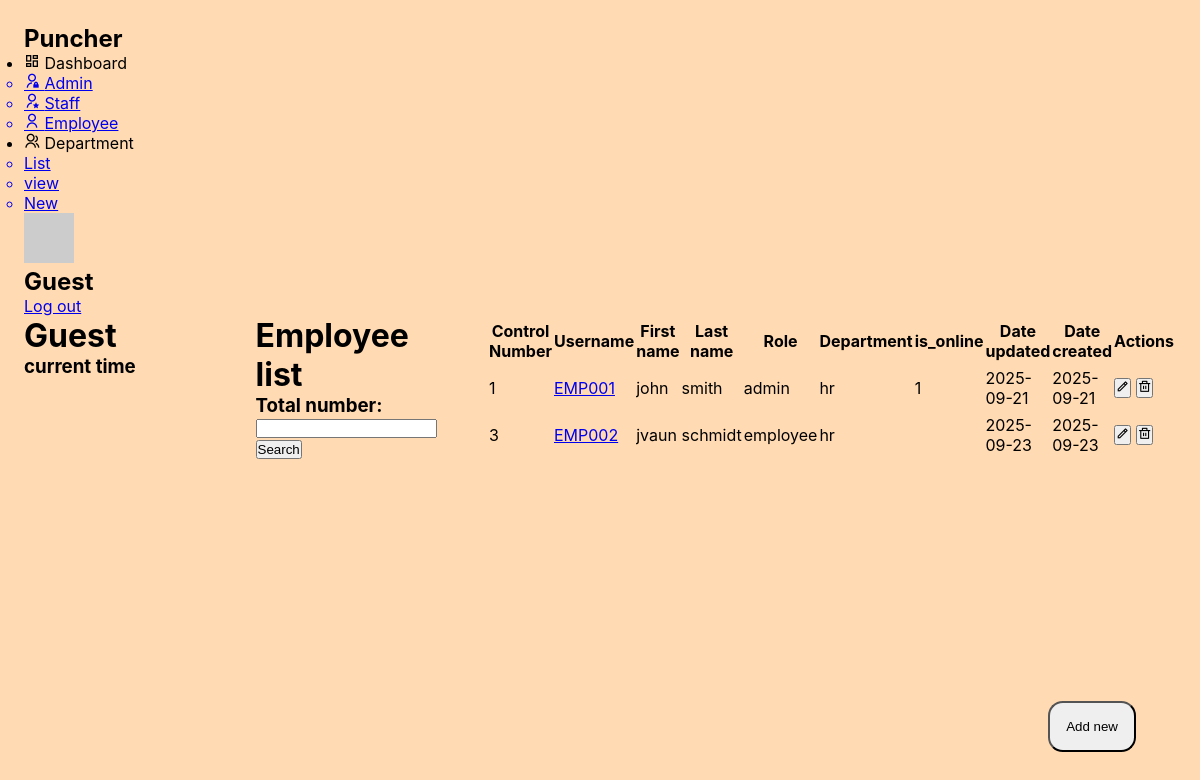
Page /employee/list.php on the committed database.
### tables this page shows
CREATE TABLE `employee` (
  `employee_id` int(11) NOT NULL,
  `employee_usn` varchar(30) DEFAULT NULL,
  `employee_fn` varchar(50) NOT NULL,
  `employee_ln` varchar(20) NOT NULL,
  `employee_role` varchar(11) NOT NULL,
  `employee_dept` varchar(11) NOT NULL,
  `is_online` tinyint(1) DEFAULT NULL,
  `employee_update` date NOT NULL DEFAULT current_timestamp(),
  `employee_create` date NOT NULL DEFAULT current_timestamp()
);

### employee/list.php (the view, shortened to what this page needs)
<?php
include "../components/db.php";
$sql1 = $conn->query("select * from employee");
for ($i = 0; $i < $sql1->columnCount(); $i++) {
    $meta = $sql1->getColumnMeta($i);
    $employee_fields[] = $meta['name'];
}
$labels = [
    "employee_id"     => "Control Number",
    "employee_usn"   => "Username",
    "employee_fn"  => "First name",
    "employee_ln"    => "Last name",
    "employee_role"    => "Role",
    "employee_dept"    => "Department",
    "employee_update"    => "Date updated",
    "employee_create"    => "Date created",
];
$employees = $sql1->fetchAll(PDO::FETCH_ASSOC);
?>
<!DOCTYPE html>
<html lang="en">
<head>
    <link rel="stylesheet" href="../../css/styles.css">
    <link rel="stylesheet" href="https://cdn.jsdelivr.net/npm/remixicon@2.5.0/fonts/remixicon.css">
</head>
<body>
    <div class="container">
        <?php include_once "../components/sidebar.php"?>
        <div class="main">
            <div class="main-content">
                    <h1><?= isset($_SESSION['username']) ? htmlspecialchars($_SESSION['username']) : "Guest"?></h1>
                    <h3>current time</h3>
                </div>
            <div class="employee-list">
                <h1>Employee list</h1>
                <div class="filter">
                    <h3>Total number:</h3>
                    <div class="filter-dialog">
                        <input type="text" name="" id="">
                        <button type="submit">Search</button>
                    </div>
                </div>
            </div>
            <table>
                <tr>
                <?php foreach ($employee_fields as $field): ?>
                    <th>
                        <?= $label = $labels[$field] ?? $field ?>
                    </th>
                <?php endforeach; ?>
                    <th>
                        Actions
                    </th>
                </tr>
                <?php foreach ($employees as $employee): ?>
                    <tr>
                        <td>
                            <?= $employee["employee_id"] ?>
                        </td>
                        <td>
                            <a href="detail.php?usn=<?= $employee["employee_usn"]?>">
                                <?= $employee["employee_usn"] ?>
                            </a>
                        </td>
                        <td>
                            <?= $employee["employee_fn"] ?>
                        </td>
                        <td>
                            <?= $employee["employee_ln"] ?>
                        </td>
                        <td>
                            <?= $employee["employee_role"] ?>
                        </td>
                        <td>
                            <?= $employee["employee_dept"] ?>
                        </td>
                        <td>
                            <?= $employee["is_online"] ?>
                        </td>
                        <td>
                            <?= $employee["employee_update"] ?>
                        </td>
                        <td>
                            <?= $employee["employee_create"] ?>
                        </td>
                        <td>
                            <button>
                                <i class="ri-pencil-line"></i>
                            </button>
                            <button>
                                <i class="ri-delete-bin-line"></i>
                            </button>
                        </td>
                    </tr>
                <?php endforeach; ?>
            </table>
            <div class="button-options">
                <a href="add.php"><button>Add new</button></a>
            </div>
        </div>
    </div>
</body>
</html>

### components/sidebar.php (shortened to what this page needs)
<link rel="stylesheet" href="../css/styles.css">
<nav>
    <h1 class="nav-heading">Puncher</h1>
    <ul class="nav">
        <li class="dashboard">
            <div class="dropdown-heading"><i class="ri-dashboard-line"></i> Dashboard</div>
            <ul>
                <a href="../home/admin.php">
                    <li>
                        <i class="ri-admin-line"></i> Admin
                    </li>
                </a>
                <a href="../home/staff.php">
                    <li>
                        <i class="ri-user-star-line"></i> Staff
                    </li>
                </a>
                <a href="../home/index.php">
                    <li>
                        <i class="ri-user-line"></i> Employee
                    </li>
                </a>
            </ul>
        </li>
        <li class="department">
            <div class="dropdown-heading"><i class="ri-group-line"></i> Department</div>
            <ul>
                <a href="../department/list.php">
                    <li>
                        List
                    </li>
                </a>
                <a href="../department/detail.php">
                    <li>
                        view
                    </li>
                </a>
                <a href="../department/add.php">
                    <li>
                        New
                    </li>
                </a>
            </ul>
        </li>
    </ul>
    <div class="side-account">
        <img src="https://placehold.co/50x50?text=E" alt="profile" srcset="">
        <div class="options">
            <h2><?= isset($_SESSION['firstname']) ? htmlspecialchars($_SESSION['firstname']) : "Guest"?></h2>
            <a href="../accounts/logout.php">Log out</a>
        </div>
    </div>
</nav>

### css/styles.css (style rules this page uses)
:root { --prime-clr: #d49b59; --sec-clr: #cca859; --bg-clr: #ffdab2; --sec-bg-clr: #f2f2f2; --text-clr: #333; --form-clr: #b0b3c5; --success-clr: #4caf50; --error-clr: #c62828; --font-family: 'Inter', system-ui, -apple-system, BlinkMacSystemFont, "Segoe UI", Roboto, "Helvetica Neue", Arial, sans-serif; }
* { padding: 0; margin: 0; box-sizing: border-box; }
body { background-color: var(--bg-clr); font-family: var(--font-family); padding: 24px; margin: 0; min-height: 100vh; background-color: var(--bg-clr); }
.main { display: grid; grid-template-columns: 1fr 1fr 1fr; gap: 24px; max-width: 1200px; margin: 0 auto; }
.button-options { display: flex; flex-direction: column; position: fixed; gap: 1rem; bottom: 2rem; right: 3rem; }
.button-options * { padding: 1rem; border-radius: 2ch; }

### rows in the picture
employee: employee_id "1", employee_usn "EMP001", employee_fn "john", employee_ln "smith", employee_role "admin", employee_dept "hr", is_online "1", employee_update "2025-09-21", employee_create "2025-09-21"
employee: employee_id "3", employee_usn "EMP002", employee_fn "jvaun", employee_ln "schmidt", employee_role "employee", employee_dept "hr", employee_update "2025-09-23", employee_create "2025-09-23"

### other values in the picture
$label = $labels[$field] ?? $field "Control Number"
$label = $labels[$field] ?? $field "Username"
$label = $labels[$field] ?? $field "First name"
$label = $labels[$field] ?? $field "Last name"
$label = $labels[$field] ?? $field "Role"
$label = $labels[$field] ?? $field "Department"
$label = $labels[$field] ?? $field "is_online"
$label = $labels[$field] ?? $field "Date updated"
$label = $labels[$field] ?? $field "Date created"
